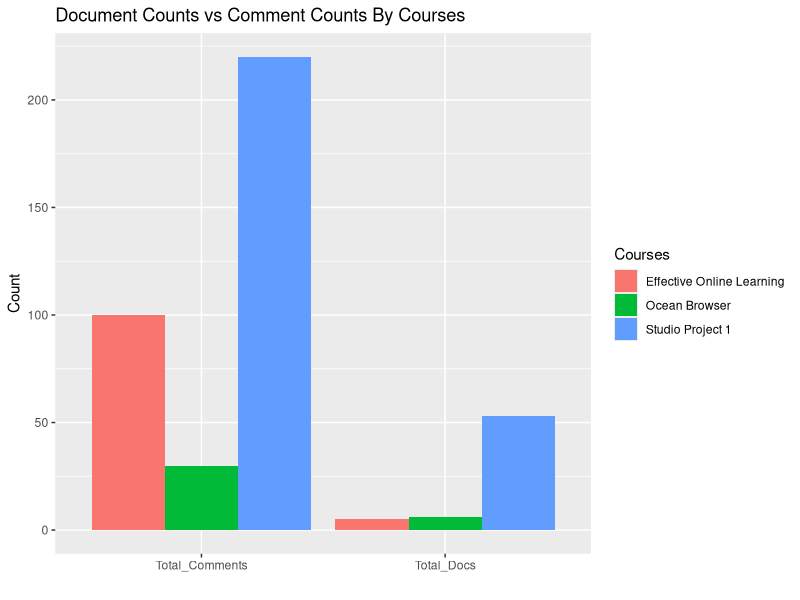
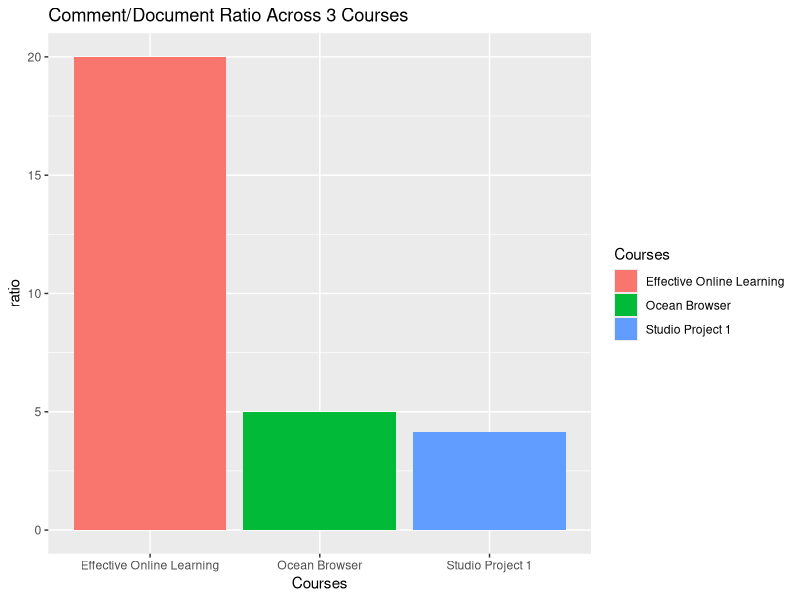

Here is the R script that generated these plots, in order:
## ---- chunk 1

library(tidyverse)
#read csv file into a table called students
students <- read_csv('find-all-students-2020-05-20T21-47-47-982Z.csv')

#delete the id column
students$id <- NULL

#convert the gende column to factor
students$Gender <- factor(students$Gender, labels = c('M', 'F'))

#prduce some summary stats
summary <- students %>%
  summarise(Total_Docs = sum(`Number of Owned Documents`), 
            Total_Comments = sum(`Number of Comments`)) %>%
  mutate(Comment_Doc_Ratio=Total_Comments/Total_Docs)

summary$Total_Docs
summary$Total_Comments
ratio <- round(summary$Comment_Doc_Ratio, 2)

summary2 <- students %>%
  group_by(Courses) %>%
  summarize(Total_Docs = sum(`Number of Owned Documents`), 
                 Total_Comments = sum(`Number of Comments`)) %>%
  mutate(ratio=Total_Comments/Total_Docs) %>%
  arrange(ratio)
  

## ---- chunk 2
students %>%
  group_by(Courses) %>%
  summarise(Total_Docs = sum(`Number of Owned Documents`), 
            Total_Comments = sum(`Number of Comments`)) %>%
  gather(Total_Docs, Total_Comments, key='Total', value='value') %>%
  arrange(Courses) %>%
  ggplot(aes(x=Total, y=value, fill=Courses)) +
  geom_col(position = 'dodge') +
  xlab('') +
  ylab('Count') +
  ggtitle('Document Counts vs Comment Counts By Courses')
## ---- chunk 3
summary2 %>%
  ggplot(aes(x=Courses, y=ratio, fill=Courses)) +
  geom_col() +
  ggtitle('Comment/Document Ratio Across 3 Courses')
